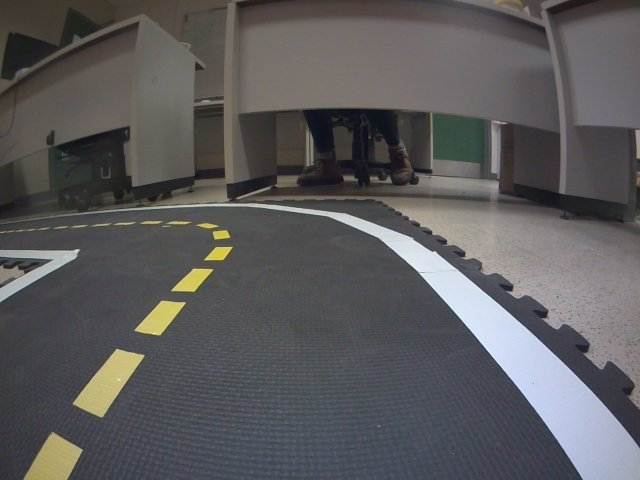
#> input picture images/image1.png, 640 x 480 px
$ python -i visual_servoing_solution.py   (imports and definitions only)   (older library calls are emulated)
#> lines starting #> are read from the running program, lines starting #| are printed output that depends on the picture; after the words box and inside, x2 and y2 are one past the last pixel; in counts of white or black regions, pixels touching at a corner belong together
#> further down, picture is the input picture: shape (480, 640, 3); mean B, G, R 91.6, 90.6, 91.6
from typing import Tuple

import numpy as np
import cv2


# [55 lines left out: functions get_steer_matrix_left_lane_markings, get_steer_matrix_right_lane_markings, not called in this run]


def detect_lane_markings(image: np.ndarray) -> Tuple[np.ndarray, np.ndarray]:
    """
    Args:
        image: An image from the robot's camera in the BGR color space (numpy.ndarray)
    Return:
        mask_left_edge:   Masked image for the dashed-yellow line (numpy.ndarray)
        mask_right_edge:  Masked image for the solid-white line (numpy.ndarray)
    """
    # TODO: implement your own solution here
    height, width, _ = image.shape
#> height = 480; width = 640

    # Parameters to play around with
    sigma = 4

    # [5 lines of commented-out code are left out]

    white_lower_hsv = np.array([0, 0, 175])
    white_upper_hsv = np.array([179, 60, 255])
    yellow_lower_hsv = np.array([20, 60, 75])
    yellow_upper_hsv = np.array([45, 255, 255])

    # 1) Processing the image
    imgbgr = image
    imghsv = cv2.cvtColor(imgbgr, cv2.COLOR_BGR2HSV)
#> imghsv: shape (480, 640, 3); mean H, S, V 82.4, 30, 97.2
    img = cv2.cvtColor(imgbgr, cv2.COLOR_BGR2GRAY)

    # 1.5) (Optional) Find the horizon and remove it
    H = np.array(
        [
            -4.137917960301845e-05,
            -0.00011445854191468058,
            -0.1595567007347241,
            0.0008382870319844166,
            -4.141689222457687e-05,
            -0.2518201638170328,
            -0.00023561657746150284,
            -0.005370140574116084,
            0.9999999999999999,
        ]
    )

    H = np.reshape(H, (3, 3))
    Hinv = np.linalg.inv(H)

    mask_ground = np.ones(img.shape, dtype=np.uint8)
    mask_ground = cv2.warpPerspective(mask_ground, Hinv, (width, height))
    mask_ground[:175] = 0

    # 2) Smooth the image using a Gaussian kernel
    img_gaussian_filter = cv2.GaussianBlur(img, (0, 0), sigma)

    # 3) Convolve the image with the Sobel operator (filter) to compute the
    sobelx = cv2.Sobel(img_gaussian_filter, cv2.CV_64F, 1, 0)
    sobely = cv2.Sobel(img_gaussian_filter, cv2.CV_64F, 0, 1)
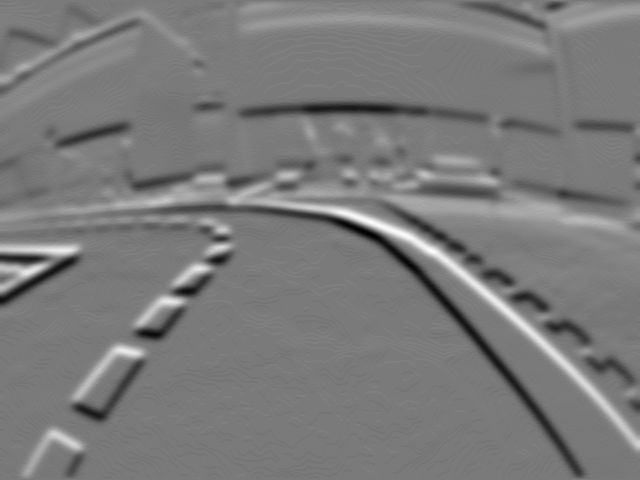
#> sobely: shape (480, 640) float64; min -96, max 104, mean 0.3; drawn with min black and max white
    Gmag = np.sqrt(sobelx * sobelx + sobely * sobely)  # magnitude of gradients
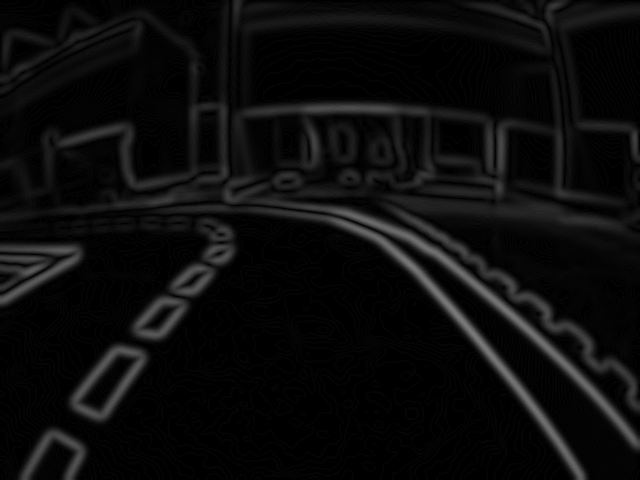
#> Gmag: shape (480, 640) float64; min 0, max 123.2, mean 12.1

    # [6 lines of commented-out code are left out]
    threshold_yellow = np.max(Gmag) // 6
#> threshold_yellow = 20
    threshold_white = np.max(Gmag) // 4
#> threshold_white = 30
    mask_mag_yellow = Gmag > threshold_yellow
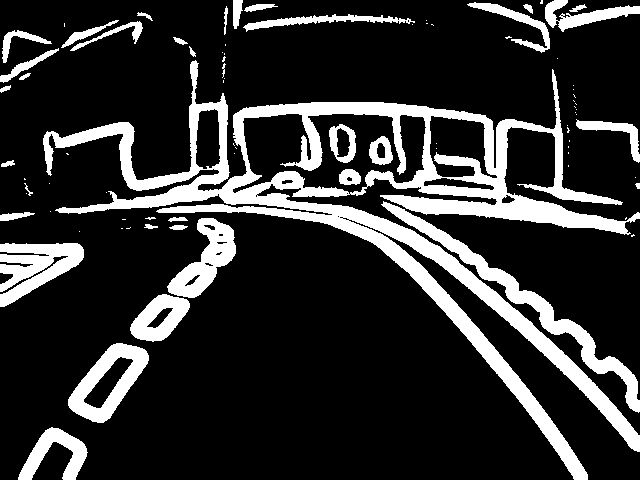
#> mask_mag_yellow: shape (480, 640) bool; 19.1% white; 84 white regions (48 under 20 px), largest, box (x1, y1, x2, y2) and area: (43, 60, 640, 480) 34861, (381, 201, 640, 413) 4489, (0, 243, 84, 307) 3055
    mask_mag_white = Gmag > threshold_white
#> mask_mag_white: shape (480, 640) bool; 12.4% white; 76 white regions (36 under 20 px), largest, box (x1, y1, x2, y2) and area: (221, 175, 640, 450) 6219, (166, 205, 587, 480) 5524, (388, 205, 640, 411) 3614

    # 5) Let's create masks for the left and right halves of the image
    mask_left = np.ones(sobelx.shape)
    mask_left[:, int(np.floor(width / 2)) : width + 1] = 0
    mask_right = np.ones(sobelx.shape)
    mask_right[:, 0 : int(np.floor(width / 2))] = 0

    # 6) Generate a mask that identifies pixels based on the sign of their x-derivative
    mask_sobelx_pos = sobelx > 0
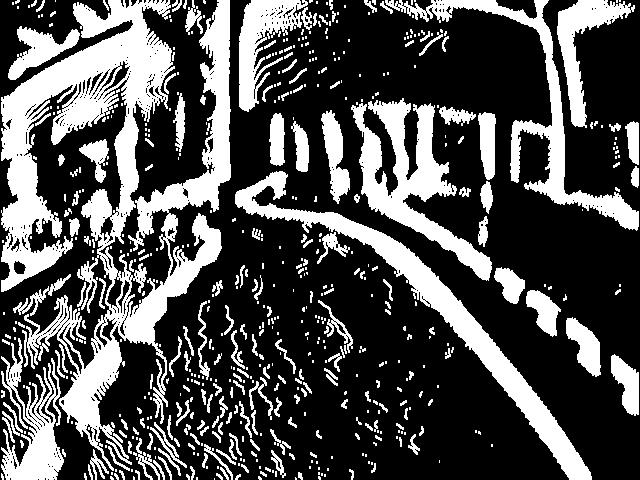
#> mask_sobelx_pos: shape (480, 640) bool; 31.3% white; 579 white regions (357 under 20 px), largest, box (x1, y1, x2, y2) and area: (1, 0, 231, 471) 36692, (235, 171, 592, 480) 9970, (351, 98, 492, 281) 7959
    mask_sobelx_neg = sobelx < 0
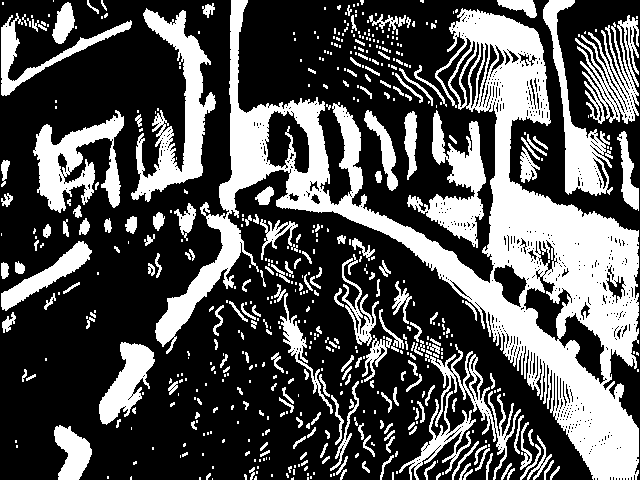
#> mask_sobelx_neg: shape (480, 640) bool; 33.1% white; 562 white regions (355 under 20 px), largest, box (x1, y1, x2, y2) and area: (155, 0, 639, 480) 50740, (131, 8, 216, 202) 5624, (33, 110, 124, 213) 4236
    mask_sobely_pos = sobely > 0
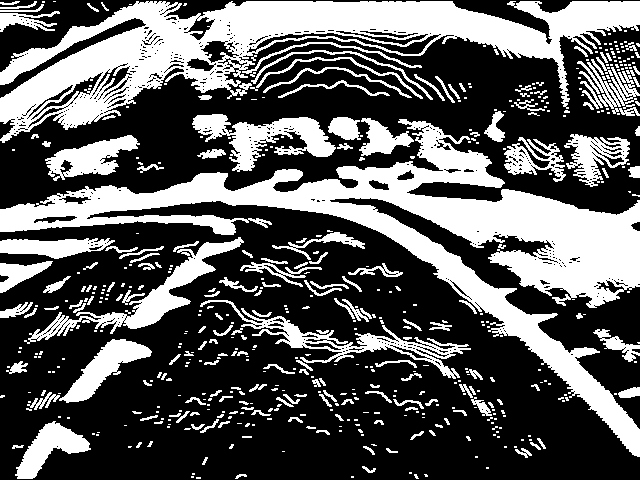
#> mask_sobely_pos: shape (480, 640) bool; 35.8% white; 532 white regions (348 under 20 px), largest, box (x1, y1, x2, y2) and area: (0, 119, 640, 457) 39093, (0, 1, 640, 143) 30791, (24, 237, 244, 344) 3708
    mask_sobely_neg = sobely < 0
#> mask_sobely_neg: shape (480, 640) bool; 29.7% white; 546 white regions (324 under 20 px), largest, box (x1, y1, x2, y2) and area: (0, 89, 493, 209) 19795, (98, 202, 640, 479) 15288, (409, 140, 637, 214) 4072

    # 7) White and yellow masks
    mask_yellow = cv2.inRange(imghsv, yellow_lower_hsv, yellow_upper_hsv)
#> mask_yellow: shape (480, 640); 2.2% white; 50 white regions (39 under 20 px), largest, box (x1, y1, x2, y2) and area: (74, 352, 145, 417) 2168, (25, 435, 82, 480) 1627, (136, 301, 189, 337) 1029
    mask_white = cv2.inRange(imghsv, white_lower_hsv, white_upper_hsv)
#> mask_white: shape (480, 640); 5.6% white; 136 white regions (130 under 20 px), largest, box (x1, y1, x2, y2) and area: (148, 204, 640, 480) 15675, (0, 249, 79, 302) 1047, (431, 228, 453, 243) 86, (465, 253, 481, 259) 35, (88, 364, 106, 385) 30, (421, 223, 433, 228) 24

    # Let's generate the complete set of masks, including those based on color
    mask_left_edge = (
        mask_ground
        * mask_left
        * mask_mag_yellow
        * mask_sobelx_neg
        * mask_sobely_neg
        * mask_yellow
    )
#> mask_left_edge: shape (480, 640) float64; 0.52% white; 8 white regions (2 under 20 px), largest, box (x1, y1, x2, y2) and area: (99, 358, 145, 417) 560, (155, 305, 187, 337) 342, (186, 271, 215, 294) 258, (62, 452, 82, 479) 206, (215, 250, 234, 263) 136, (221, 235, 233, 242) 68
    mask_right_edge = (
        mask_ground
        * mask_right
        * mask_mag_white
        * mask_sobelx_pos
        * mask_sobely_neg
        * mask_white
    )
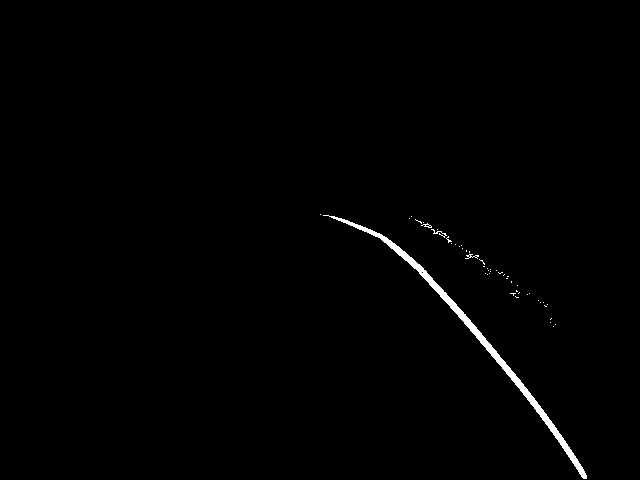
#> mask_right_edge: shape (480, 640) float64; 0.78% white; 49 white regions (45 under 20 px), largest, box (x1, y1, x2, y2) and area: (323, 215, 587, 479) 2209, (431, 229, 447, 238) 36, (465, 254, 479, 259) 30, (421, 223, 432, 228) 22

    return mask_left_edge, mask_right_edge

>>> import cv2
>>> picture = cv2.imread('../../../images/image1.png')
>>> result = detect_lane_markings(picture)

$ run again, on images/image2.png
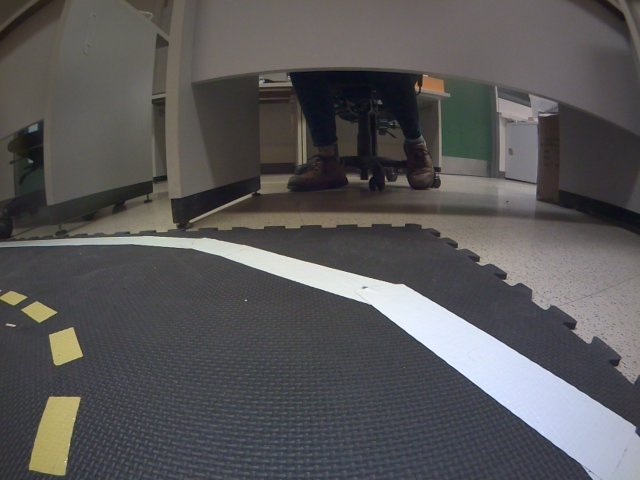
#> input picture images/image2.png, 640 x 480 px
#> picture is the input picture: shape (480, 640, 3); mean B, G, R 87.5, 86.6, 88.1
#> imghsv: shape (480, 640, 3); mean H, S, V 80.5, 30.9, 93
#> threshold_yellow = 22
#> threshold_white = 33
#> in detect_lane_markings, `mask_mag_yellow = Gmag > threshold_yellow`:
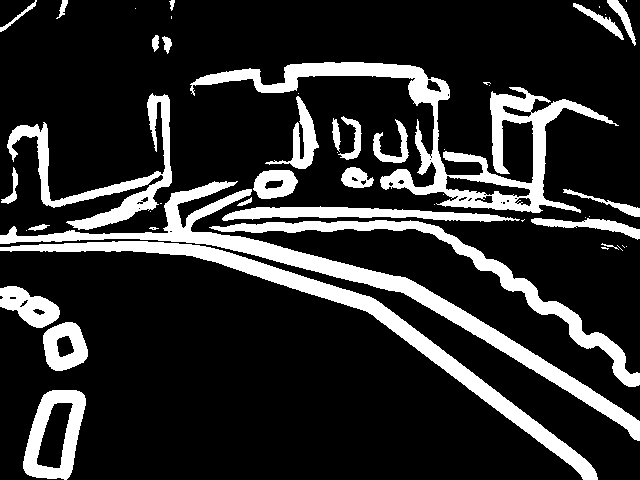
#> mask_mag_yellow: shape (480, 640) bool; 18% white; 51 white regions (23 under 20 px), largest, box (x1, y1, x2, y2) and area: (190, 62, 619, 213) 11432, (0, 181, 640, 441) 10659, (0, 241, 598, 480) 8662
#> mask_mag_white: shape (480, 640) bool; 11.4% white; 55 white regions (21 under 20 px), largest, box (x1, y1, x2, y2) and area: (29, 185, 640, 439) 8089, (16, 242, 596, 480) 7417, (224, 221, 640, 386) 4069
#> mask_sobelx_pos: shape (480, 640) bool; 28.8% white; 611 white regions (402 under 20 px), largest, box (x1, y1, x2, y2) and area: (1, 0, 604, 480) 29580, (359, 59, 545, 317) 12807, (1, 281, 79, 480) 7581
#> mask_sobelx_neg: shape (480, 640) bool; 32.6% white; 709 white regions (479 under 20 px), largest, box (x1, y1, x2, y2) and area: (159, 0, 639, 480) 29714, (494, 0, 639, 401) 26000, (264, 58, 378, 206) 6995
#> mask_sobely_pos: shape (480, 640) bool; 33.1% white; 608 white regions (400 under 20 px), largest, box (x1, y1, x2, y2) and area: (0, 81, 640, 447) 55657, (73, 1, 479, 94) 9268, (231, 73, 360, 152) 3721
#> mask_sobely_neg: shape (480, 640) bool; 29.1% white; 611 white regions (406 under 20 px), largest, box (x1, y1, x2, y2) and area: (0, 240, 640, 479) 17968, (173, 50, 640, 143) 13193, (195, 219, 587, 326) 7568
#> mask_yellow: shape (480, 640); 1.6% white; 64 white regions (52 under 20 px), largest, box (x1, y1, x2, y2) and area: (28, 396, 81, 476) 2751, (49, 329, 84, 366) 890, (22, 304, 55, 323) 407
#> mask_white: shape (480, 640); 6.7% white; 67 white regions (64 under 20 px), largest, box (x1, y1, x2, y2) and area: (57, 236, 640, 480) 20277, (58, 328, 74, 333) 23, (515, 114, 531, 119) 21
#> mask_left_edge: shape (480, 640) float64; 0.31% white; 13 white regions (7 under 20 px), largest, box (x1, y1, x2, y2) and area: (57, 403, 80, 476) 541, (60, 350, 84, 366) 174, (40, 313, 55, 323) 88, (13, 298, 25, 306) 53, (277, 183, 288, 190) 41, (293, 222, 301, 227) 24
#> in detect_lane_markings, `mask_right_edge = ( mask_ground * mask_right * mask_mag_white * mask_s..`:
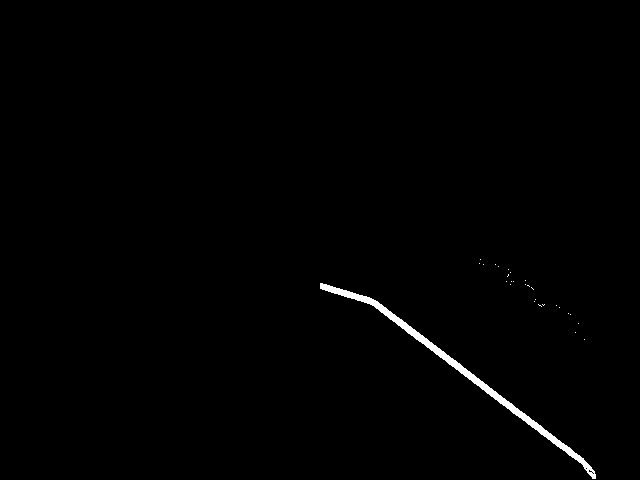
#> mask_right_edge: shape (480, 640) float64; 0.72% white; 28 white regions (27 under 20 px), largest, box (x1, y1, x2, y2) and area: (320, 283, 596, 479) 2176

$ run again, on images/image3.png
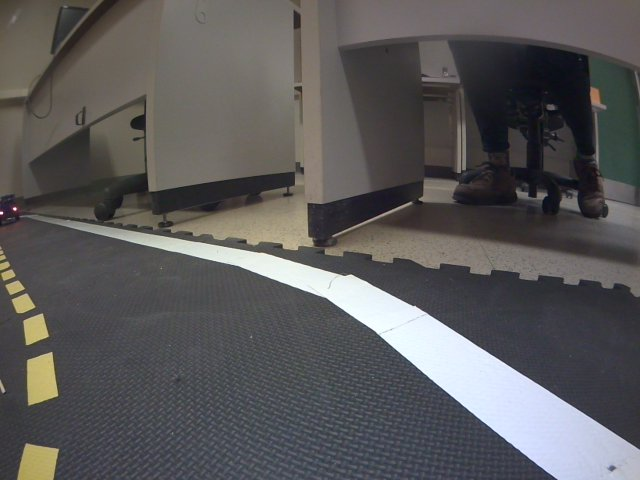
#> input picture images/image3.png, 640 x 480 px
#> picture is the input picture: shape (480, 640, 3); mean B, G, R 89.6, 89.2, 90.5
#> imghsv: shape (480, 640, 3); mean H, S, V 79.1, 32.1, 95.8
#> threshold_yellow = 22
#> threshold_white = 34
#> in detect_lane_markings, `mask_mag_yellow = Gmag > threshold_yellow`:
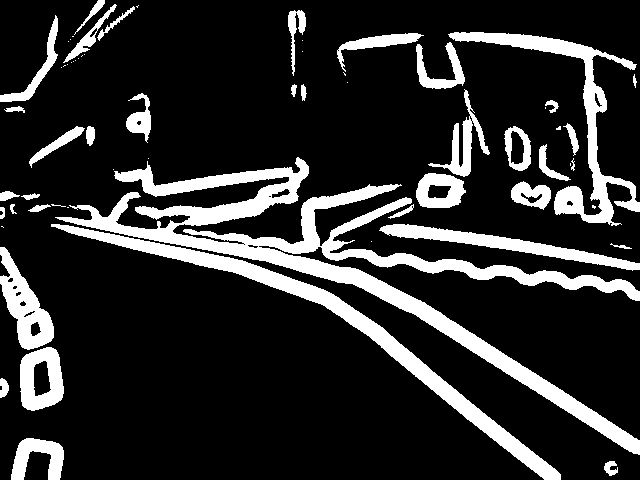
#> mask_mag_yellow: shape (480, 640) bool; 17.4% white; 65 white regions (27 under 20 px), largest, box (x1, y1, x2, y2) and area: (55, 157, 640, 455) 21272, (51, 224, 561, 480) 7922, (448, 32, 640, 226) 5264
#> mask_mag_white: shape (480, 640) bool; 10.9% white; 51 white regions (12 under 20 px), largest, box (x1, y1, x2, y2) and area: (68, 202, 640, 454) 7617, (62, 226, 560, 480) 6815, (328, 250, 640, 300) 2543
#> mask_sobelx_pos: shape (480, 640) bool; 29.9% white; 538 white regions (372 under 20 px), largest, box (x1, y1, x2, y2) and area: (1, 183, 565, 480) 18527, (489, 21, 639, 266) 13902, (19, 0, 216, 199) 13638
#> mask_sobelx_neg: shape (480, 640) bool; 35.5% white; 566 white regions (359 under 20 px), largest, box (x1, y1, x2, y2) and area: (76, 0, 639, 480) 71482, (1, 0, 109, 221) 4769, (596, 63, 639, 226) 4184
#> mask_sobely_pos: shape (480, 640) bool; 34.5% white; 599 white regions (420 under 20 px), largest, box (x1, y1, x2, y2) and area: (0, 1, 640, 464) 63511, (0, 1, 165, 133) 5412, (0, 218, 138, 333) 4405
#> mask_sobely_neg: shape (480, 640) bool; 30.6% white; 653 white regions (433 under 20 px), largest, box (x1, y1, x2, y2) and area: (25, 217, 630, 479) 16517, (0, 38, 314, 213) 16316, (323, 9, 640, 128) 11274
#> mask_yellow: shape (480, 640); 1.7% white; 136 white regions (117 under 20 px), largest, box (x1, y1, x2, y2) and area: (25, 354, 61, 406) 1412, (17, 444, 59, 480) 1222, (0, 252, 37, 315) 813
#> mask_white: shape (480, 640); 7.5% white; 52 white regions (49 under 20 px), largest, box (x1, y1, x2, y2) and area: (110, 232, 640, 480) 22494, (260, 231, 306, 250) 311, (247, 240, 258, 244) 26
#> mask_left_edge: shape (480, 640) float64; 0.23% white; 19 white regions (13 under 20 px), largest, box (x1, y1, x2, y2) and area: (34, 388, 61, 404) 199, (48, 455, 58, 479) 166, (31, 331, 52, 344) 145, (23, 304, 37, 314) 88, (255, 237, 267, 244) 39, (15, 288, 22, 293) 27
#> in detect_lane_markings, `mask_right_edge = ( mask_ground * mask_right * mask_mag_white * mask_s..`:
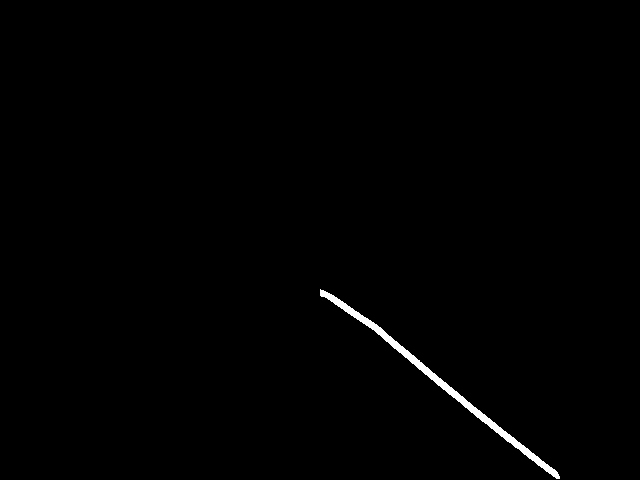
#> mask_right_edge: shape (480, 640) float64; 0.65% white; 1 white region, box (x1, y1, x2, y2) and area: (320, 289, 560, 479) 1997

$ run again, on images/image4.png
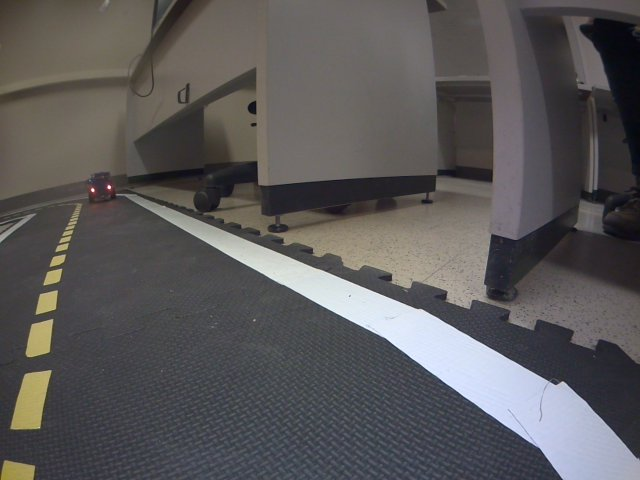
#> input picture images/image4.png, 640 x 480 px
#> picture is the input picture: shape (480, 640, 3); mean B, G, R 88.8, 88.3, 90.4
#> imghsv: shape (480, 640, 3); mean H, S, V 77, 32.2, 95.3
#> threshold_yellow = 21
#> threshold_white = 32
#> mask_mag_yellow: shape (480, 640) bool; 16.9% white; 50 white regions (21 under 20 px), largest, box (x1, y1, x2, y2) and area: (125, 79, 640, 465) 24842, (125, 198, 568, 480) 7274, (20, 205, 84, 363) 3699
#> mask_mag_white: shape (480, 640) bool; 10.5% white; 53 white regions (15 under 20 px), largest, box (x1, y1, x2, y2) and area: (141, 197, 640, 463) 7030, (130, 201, 567, 480) 6245, (278, 217, 554, 312) 3684
#> mask_sobelx_pos: shape (480, 640) bool; 30.3% white; 639 white regions (409 under 20 px), largest, box (x1, y1, x2, y2) and area: (274, 0, 508, 294) 14908, (103, 184, 572, 480) 11669, (1, 185, 91, 454) 7814
#> mask_sobelx_neg: shape (480, 640) bool; 33.6% white; 502 white regions (324 under 20 px), largest, box (x1, y1, x2, y2) and area: (1, 0, 639, 480) 86329, (255, 295, 289, 362) 759, (1, 205, 45, 253) 739
#> mask_sobely_pos: shape (480, 640) bool; 35% white; 568 white regions (365 under 20 px), largest, box (x1, y1, x2, y2) and area: (0, 169, 640, 474) 38138, (433, 1, 640, 181) 13006, (476, 231, 640, 343) 9536
#> mask_sobely_neg: shape (480, 640) bool; 28.5% white; 554 white regions (345 under 20 px), largest, box (x1, y1, x2, y2) and area: (0, 58, 499, 207) 18108, (83, 187, 621, 479) 14552, (214, 215, 640, 373) 8767
#> mask_yellow: shape (480, 640); 1.6% white; 112 white regions (93 under 20 px), largest, box (x1, y1, x2, y2) and area: (10, 371, 52, 430) 1648, (25, 320, 55, 359) 805, (0, 461, 35, 480) 568
#> mask_white: shape (480, 640); 7.1% white; 120 white regions (119 under 20 px), largest, box (x1, y1, x2, y2) and area: (183, 226, 640, 480) 21463
#> mask_left_edge: shape (480, 640) float64; 0.35% white; 14 white regions (7 under 20 px), largest, box (x1, y1, x2, y2) and area: (29, 376, 51, 430) 402, (33, 327, 55, 357) 259, (42, 298, 60, 315) 145
#> in detect_lane_markings, `mask_right_edge = ( mask_ground * mask_right * mask_mag_white * mask_s..`:
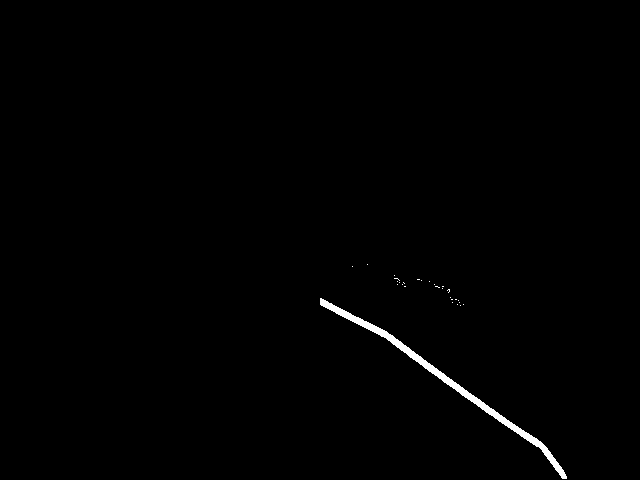
#> mask_right_edge: shape (480, 640) float64; 0.66% white; 28 white regions (27 under 20 px), largest, box (x1, y1, x2, y2) and area: (320, 298, 567, 479) 1966
